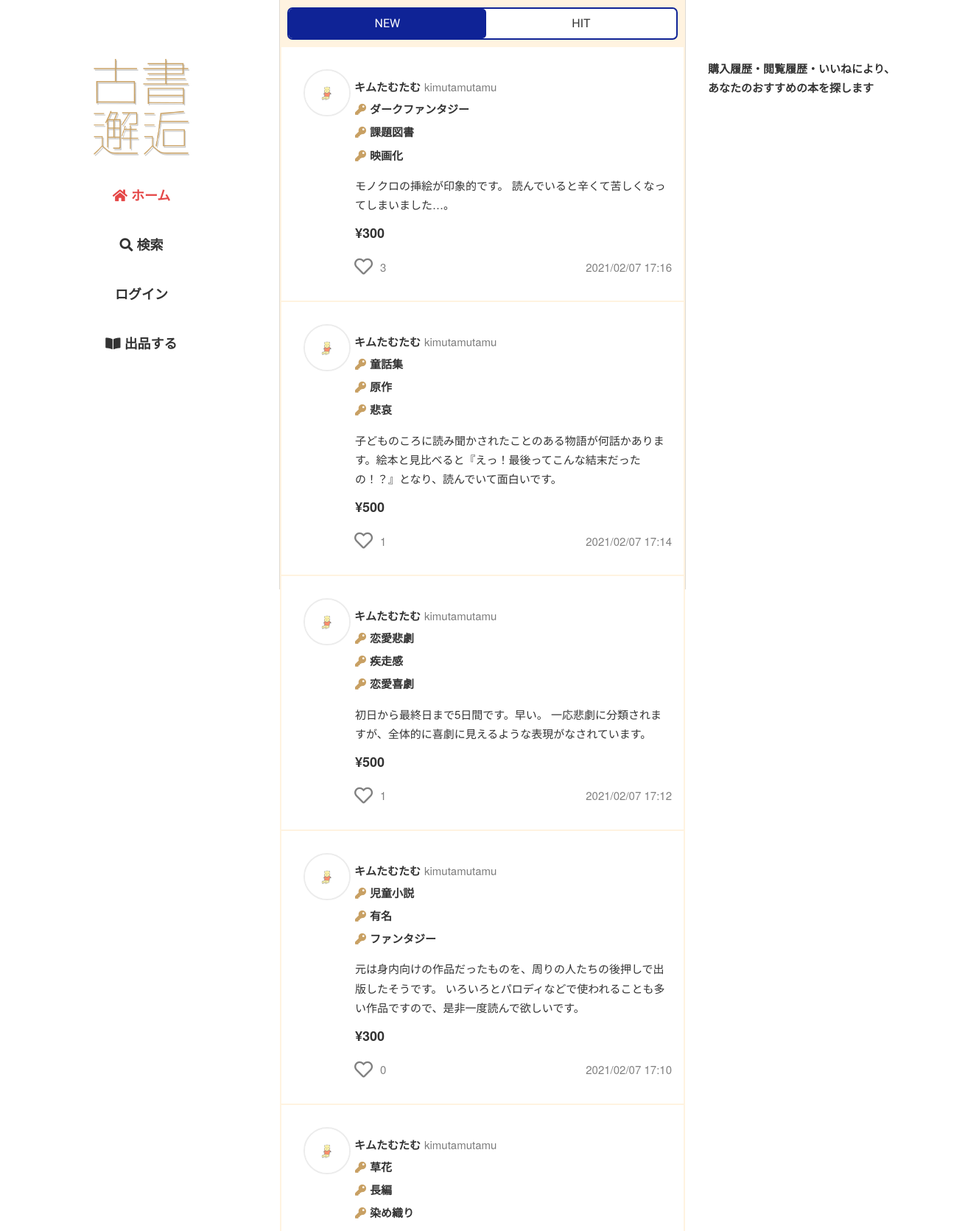
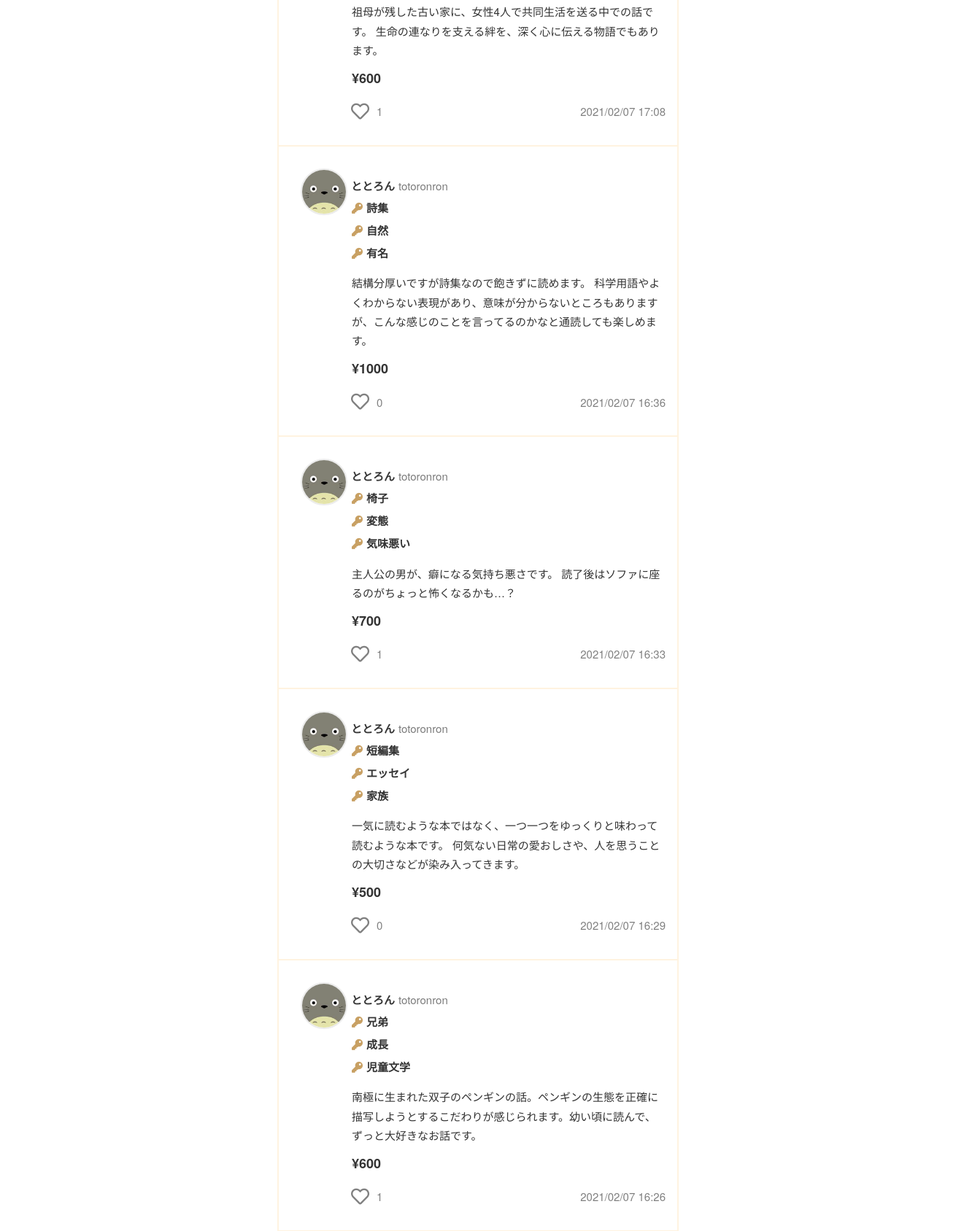
The page / (upper part) on the database its author committed (2 pictures, top to bottom).
### flmapp/models/trade.py (models this page shows, shortened)
class Sell(db.Model):
    __tablename__ = 'Sell'
    __table_args__ = (CheckConstraint('update_at >= create_at'),)
    Sell_id = db.Column(db.Integer, primary_key=True)
    User_id = db.Column(db.Integer, db.ForeignKey('User.User_id'), nullable=False)
    sell_title = db.Column(db.String(255), nullable=False)
    key1 = db.Column(db.String(255), nullable=False)
    key2 = db.Column(db.String(255), nullable=False)
    key3 = db.Column(db.String(255), nullable=False)
    sell_comment = db.Column(db.Text, nullable=False)
    price = db.Column(db.Integer, nullable=False)
    item_picture_path = db.Column(db.Text, default='default.png', nullable=False)
    genre = db.Column(EnumType(enum_class=Genre), nullable=False)
    item_state = db.Column(EnumType(enum_class=Item_state), nullable=False)
    postage = db.Column(EnumType(enum_class=Postage), nullable=False)
    send_way = db.Column(EnumType(enum_class=Send_way), nullable=False)
    consignor = db.Column(db.String(64), nullable=False)
    schedule = db.Column(EnumType(enum_class=Schedule), nullable=False)
    remarks = db.Column(db.Text)
    deal_status = db.Column(EnumType(enum_class=Deal_status),default=Deal_status(1), nullable=False)
    sell_flg = db.Column(db.Boolean,default=True, nullable=False)
    is_active = db.Column(db.Boolean,default=True, nullable=False)
    has_sent = db.Column(db.Boolean,default=False, nullable=False)
    has_got = db.Column(db.Boolean,default=False, nullable=False)
    create_at = db.Column(db.DateTime,default=datetime.now, nullable=False)
    update_at = db.Column(db.DateTime,default=datetime.now, nullable=False)
    user = db.relationship('User', backref='sell', lazy='joined', uselist=False)
    @classmethod
    def select_new_sell(cls):
        return cls.query.filter_by(
            sell_flg = True, is_active = True
        ).order_by(desc(cls.create_at)).all()

### flmapp/models/user.py (models this page shows, shortened)
class User(UserMixin, db.Model):
    __tablename__ = 'User'
    __table_args__ = (CheckConstraint('update_at >= create_at'),)
    User_id = db.Column(db.Integer, primary_key=True)
    user_code = db.Column(db.String(64), unique=True, index=True, nullable=False)
    username = db.Column(db.String(64), index=True, nullable=False)
    email = db.Column(db.String(64), unique=True, index=True, nullable=False)
    password_hash = db.Column(db.String(128), nullable=False)
    picture_path = db.Column(db.Text, default='default.jpeg', nullable=False)
    prof_comment = db.Column(db.Text)
    default_ShippingAddress_id = db.Column(db.Integer, db.ForeignKey('ShippingAddress.ShippingAddress_id'))
    default_pay_way = db.Column(db.Integer, default=1, nullable=False)
    default_Credit_id = db.Column(db.Integer, db.ForeignKey('Credit.Credit_id'))
    is_active = db.Column(db.Boolean, default=True, nullable=True)
    create_at = db.Column(db.DateTime, default=datetime.now, nullable=False)
    update_at = db.Column(db.DateTime, default=datetime.now, nullable=False)
    @property
    def password(self):
        raise AttributeError('パスワードは読み取り可能な属性ではありません。')

### flmapp/views/route.py (the view)
@bp.route('/')
def home():
    session.pop('pay_way', None)
    session.pop('Credit_id', None)
    session.pop('ShippingAddress_id', None)
    items = Sell.select_new_sell()
    r_item_list = []
    r_user_list = []
    if current_user.is_authenticated:
        r_item_list,r_user_list = recommend(current_user.User_id)
    liked_list = []
    if current_user.is_authenticated:
        for item in items:
            liked = Likes.liked_exists(item.Sell_id)
            if liked:
                liked_list.append(item.Sell_id)
    return render_template(
        'home.html',
        items=items,
        liked_list=liked_list,
        r_item_list=r_item_list,
        r_user_list=r_user_list
    )

### flmapp/models/enum_conf.py (called while the page is built)
    def process_result_value(self, value, dialect):
        if value is not None:
            if not isinstance(value, int):
                raise TypeError("value should have int type")
            return self.enum_class(value)

### flmapp/models/reaction.py (called while the page is built)
    @classmethod
    def select_likes_by_sell_id(cls, Sell_id):
        return cls.query.filter_by(Sell_id=Sell_id).all()

### flmapp/views/route.py (called while the page is built)
@bp.context_processor
def likes_count_processor():
    def likes_count(sell_id):
        all_likes = Likes.select_likes_by_sell_id(sell_id)
        return len(all_likes)
    return dict(likes_count=likes_count)

### flmapp/templates/home.html (shortened to what this page needs)
{% extends "base02.html" %}
{%block head %}
<link rel="stylesheet" href="{{ url_for('static', filename='css/home.css')}}">
{% endblock%}
{% block content %}
<div class="home-tab">
    <a href="{{url_for('route.home')}}">NEW</a>
    <a href="{{url_for('route.hit')}}">HIT</a>
</div>
{% for item in items %}
    <article class="item-wrap">
        <a href="{{url_for('item.itemdata', item_id=item.Sell_id)}}">
            <object><a class="u-box" href="{{url_for('user.userdata', user_code=item.user.user_code)}}">
                <img class="u-icon" src="{{url_for('static', filename='user_image/' + item.user.picture_path)}}">
                <p class="u-name">{{ item.user.username }}</p>
                <p class="u-code">{{ item.user.user_code }}</p>
            </a></object>
            <div class="i-content-area">
                <div class="k-s-box">
                    <div class="i-key">
                        <p><i class="fas fa-key"></i>{{ item.key1 }}</p>
                        <p><i class="fas fa-key"></i>{{ item.key2 }}</p>
                        <p><i class="fas fa-key"></i>{{ item.key3 }}</p>
                    </div>
                </div>
                <div class="i-comm"><p>{{ item.sell_comment }}</p></div>
            </div>
            <p><span class="i-price">¥{{ item.price }}</span></p>
            <div class="i-fotter">
                {% include "like.html" %}
                <p>{{ item.create_at.strftime('%Y/%m/%d %H:%M') }}</p>
            </div>
        </a>
    </article>
{% endfor %}
{% endblock %}
{% block content2 %}
{% if not r_item_list %}
    <p class="looling-f">購入履歴・閲覧履歴・いいねにより、<br>あなたのおすすめの本を探します</p>
{% endif %}
{% endblock %}

### flmapp/templates/like.html (shortened to what this page needs)
<div class="like-wrap">
    <form method="POST" action="{{url_for('ajax.like_ajax')}}">
        {% if item.Sell_id in liked_list %}
            <button id="like" name="{{ item.Sell_id }}"><i class="fas fa-lg fa-heart like-btn"></i></button>
        {% else %}
            <button id="like" name="{{ item.Sell_id }}"><i class="far fa-lg fa-heart unlike-btn"></i></button>
        {% endif %}
    </form>
    <p name="{{ item.Sell_id }}-count" class="count">{{ likes_count(item.Sell_id) }}</p>
</div>

### flmapp/static/css/sanitize.css (style rules this page uses)
article, aside, details, figcaption, figure, footer, header, main, menu, nav, section, summary { display: block; }
html { box-sizing: border-box; cursor: default; font-family: sans-serif; line-height: 1.5; -ms-text-size-adjust: 100%; -webkit-text-size-adjust: 100%; }
body { margin: 0; }
audio, canvas, iframe, img, svg, video { vertical-align: middle; }
img { border-style: none; }
a { background-color: transparent; -webkit-text-decoration-skip: objects; }
button, input { overflow: visible; }
button, select { text-transform: none; }
button, html [type="button"], [type="reset"], [type="submit"] { -webkit-appearance: button; }
a, area, button, input, label, select, textarea, [tabindex] { -ms-touch-action: manipulation; touch-action: manipulation; }

### flmapp/static/css/global.css (style rules this page uses)
* { margin: 0; padding: 0; outline: none; }
html { font-size: 62.5%; }
body { background-color: #FFF; color : #333333; font-family: "Helvetica Neue", Arial, "Hiragino Kaku Gothic ProN", "Hiragino Sans", Meiryo, sans-serif; }
p { margin: 0; font-size: 1.5rem; line-height: 1.75; }
a { color: #333333; text-decoration: none; display: inline-block; transition: color 0.5s; }

### flmapp/static/css/kosho-flame.css (style rules this page uses)
button { margin: 0 20px; border: none; }

### flmapp/static/css/common2.css (style rules this page uses)
.u-icon { width: 50px; border-radius: 50%; border: 2px solid #ececec; }
.looling-f { margin-top: 80px; font-weight: bold; text-align: left; }

### flmapp/static/css/like.css (style rules this page uses)
.like-wrap { display: flex; align-items: center; }
.like-wrap button { background-color: transparent; border: none; cursor: pointer; outline: none; padding: 0; appearance: none; }
.like-wrap button i { display: flex; justify-content: center; align-items: center; }
.like-wrap p { color: #808080; margin-left: -10px; }
.unlike-btn { width: 25px; height: 30px; font-size: 25px; color: #808080; margin-left: 20px; }

### flmapp/static/css/item.css (style rules this page uses)
.item-wrap { background-color: #ffffff; margin: 2px; padding: 30px; }
.item-wrap p { font-size: 1.5rem; }
.u-box { display: flex; align-items: flex-start; }
.u-box p { margin-top: 11px; margin-left: 5px; }
.u-name { font-weight: bold; }
.u-code { color: #7b7b7b; }
.u-box .u-icon { width: 60px; }
.i-content-area { margin-top: -23px; margin-left: 70px; }
.i-key { font-size: 1.5rem; font-weight: bold; }
.i-key p { margin-bottom: 5px; }
.i-key i { margin-right: 5px; }
.i-key .fa-key { color: #C8A063; }
.i-comm { margin: 10px 0px; }
.i-price { margin-left: 70px; font-size: 1.8rem; font-weight: bold; }
.i-fotter { width: 500px; display: flex; align-items: center; justify-content: space-between; margin-top: 15px; }
.like-wrap button i { margin-left: 49px;; }
.i-fotter p { color: #808080; }
.k-s-box { display: flex; justify-content: space-between; }

### flmapp/static/css/home.css (style rules this page uses)
.home-tab { text-align: center; margin: 10px; border-radius: 7px; border: solid 2px #0f2396; background-color: #ffffff; display: flex; justify-content: space-around; }
.home-tab a { font-family: 'Raleway', sans-serif; font-size: 1.6rem; flex-grow: 1; padding: 8px; }
.home-tab a { transition: 0.5s; }
.current { color: #ffffff; background-color: #0f2396; border-radius: 5px; }

### rows shown on the page
Sell: picture_path (picture), user.username "キムたむたむ", user.user_code "kimutamutamu", key1 "ダークファンタジー", key2 "課題図書", key3 "映画化", sell_comment "モノクロの挿絵が印象的です。 読んでいると辛くて苦しくなってしまいました…。", price "300", likes_count "3", create_at "2021/02/07 17:16"
Sell: picture_path (picture), user.username "キムたむたむ", user.user_code "kimutamutamu", key1 "童話集", key2 "原作", key3 "悲哀", sell_comment "子どものころに読み聞かされたことのある物語が何話かあります。絵本と見比べると『えっ！最後ってこんな結末だったの！？』となり、読んでいて面白いです。", price "500", likes_count "1", create_at "2021/02/07 17:14"
Sell: picture_path (picture), user.username "キムたむたむ", user.user_code "kimutamutamu", key1 "恋愛悲劇", key2 "疾走感", key3 "恋愛喜劇", sell_comment "初日から最終日まで5日間です。早い。 一応悲劇に分類されますが、全体的に喜劇に見えるような表現がなされています。", price "500", likes_count "1", create_at "2021/02/07 17:12"
Sell: picture_path (picture), user.username "キムたむたむ", user.user_code "kimutamutamu", key1 "児童小説", key2 "有名", key3 "ファンタジー", sell_comment "元は身内向けの作品だったものを、周りの人たちの後押しで出版したそうです。 いろいろとパロディなどで使われることも多い作品ですので、是非一度読んで欲しいです。", price "300", likes_count "0", create_at "2021/02/07 17:10"
Sell: picture_path (picture), user.username "キムたむたむ", user.user_code "kimutamutamu", key1 "草花", key2 "長編", key3 "染め織り", sell_comment "祖母が残した古い家に、女性4人で共同生活を送る中での話です。 生命の連なりを支える絆を、深く心に伝える物語でもあります。", price "600", likes_count "1", create_at "2021/02/07 17:08"
Sell: picture_path (picture), user.username "ととろん", user.user_code "totoronron", key1 "詩集", key2 "自然", key3 "有名", sell_comment "結構分厚いですが詩集なので飽きずに読めます。 科学用語やよくわからない表現があり、意味が分からないところもありますが、こんな感じのことを言ってるのかなと通読しても楽しめます。", price "1000", likes_count "0", create_at "2021/02/07 16:36"
Sell: picture_path (picture), user.username "ととろん", user.user_code "totoronron", key1 "椅子", key2 "変態", key3 "気味悪い", sell_comment "主人公の男が、癖になる気持ち悪さです。 読了後はソファに座るのがちょっと怖くなるかも…？", price "700", likes_count "1", create_at "2021/02/07 16:33"
Sell: picture_path (picture), user.username "ととろん", user.user_code "totoronron", key1 "短編集", key2 "エッセイ", key3 "家族", sell_comment "一気に読むような本ではなく、一つ一つをゆっくりと味わって読むような本です。 何気ない日常の愛おしさや、人を思うことの大切さなどが染み入ってきます。", price "500", likes_count "0", create_at "2021/02/07 16:29"
Sell: picture_path (picture), user.username "ととろん", user.user_code "totoronron", key1 "兄弟", key2 "成長", key3 "児童文学", sell_comment "南極に生まれた双子のペンギンの話。ペンギンの生態を正確に描写しようとするこだわりが感じられます。幼い頃に読んで、ずっと大好きなお話です。", price "600", likes_count "1", create_at "2021/02/07 16:26"
